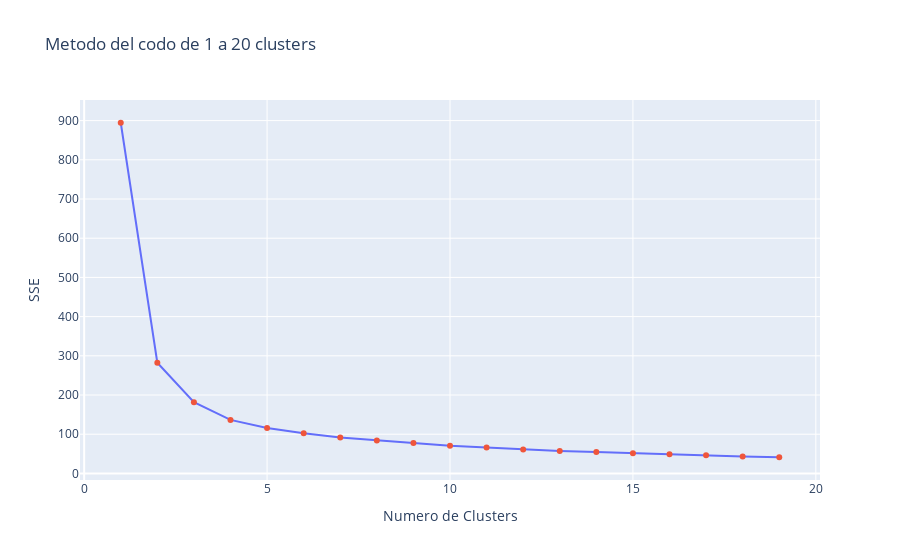

Notebook source saved alongside this figure:
### Markdown cell above
**Respuesta:**

### Code cell
sse = []

clusters = list(range(1, 20))
for k in clusters:
    pipe = Pipeline([('CustomFeatures',FunctionTransformer(custom_features)),
      ("MinMax",ct),
      ("Kmeans",KMeans(n_clusters=k,random_state=1))])
    kmeans = pipe.fit(df_retail)[-1]
    sse.append(kmeans.inertia_)

fig = go.Figure(data=[
    go.Scatter(x = clusters, y=sse, mode='lines'),
    go.Scatter(x = clusters, y=sse, mode='markers')
])

fig.update_layout(title="Metodo del codo de 1 a 20 clusters",
                 xaxis_title = "Numero de Clusters",
                 yaxis_title = "SSE",
                 showlegend=False)
fig.show()

### Figure 1 — Plotly figure (JSON) as saved in the notebook; plotly's stock layout.template omitted (floating-point values rounded to 4 significant figures)
{"data": [{"mode": "lines", "type": "scatter", "x": [1, 2, 3, 4, 5, 6, 7, 8, 9, 10, 11, 12, 13, 14, 15, 16, 17, 18, 19], "y": [894.5, 282.4, 181.7, 136.5, 116.1, 102.2, 91.74, 84.06, 77.42, 70.73, 65.83, 60.87, 57.49, 54.44, 51.29, 48.78, 46.33, 43.32, 41.27]}, {"mode": "markers", "type": "scatter", "x": [1, 2, 3, 4, 5, 6, 7, 8, 9, 10, 11, 12, 13, 14, 15, 16, 17, 18, 19], "y": [894.5, 282.4, 181.7, 136.5, 116.1, 102.2, 91.74, 84.06, 77.42, 70.73, 65.83, 60.87, 57.49, 54.44, 51.29, 48.78, 46.33, 43.32, 41.27]}], "layout": {"showlegend": false, "title": {"text": "Metodo del codo de 1 a 20 clusters"}, "xaxis": {"title": {"text": "Numero de Clusters"}}, "yaxis": {"title": {"text": "SSE"}}}}
